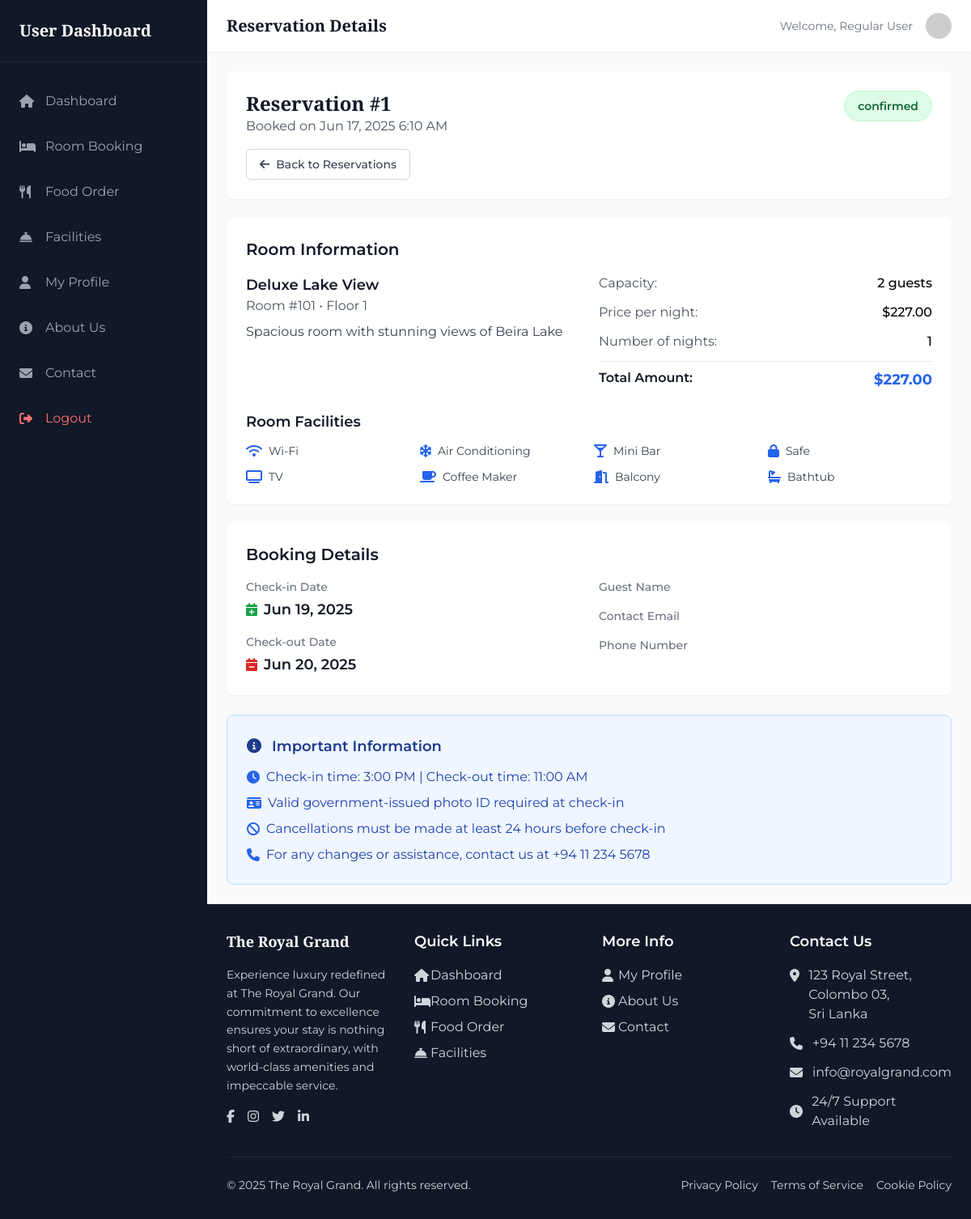
The app's page /user/reservation_details.php?id=1 (signed in) with its own data.
### tables this page shows
CREATE TABLE `reservations` (
  `id` int(11) NOT NULL,
  `room_id` int(11) DEFAULT NULL,
  `user_id` int(11) DEFAULT NULL,
  `check_in_date` date NOT NULL,
  `check_out_date` date NOT NULL,
  `guest_name` varchar(100) NOT NULL,
  `guest_email` varchar(100) NOT NULL,
  `guest_phone` varchar(20) NOT NULL,
  `total_price` decimal(10,2) NOT NULL,
  `status` enum('pending','confirmed','cancelled','completed') DEFAULT 'pending',
  `special_requests` text DEFAULT NULL,
  `created_at` timestamp NOT NULL DEFAULT current_timestamp(),
  `seen_by_admin` tinyint(1) DEFAULT 0
);

CREATE TABLE `rooms` (
  `id` int(11) NOT NULL,
  `room_number` varchar(10) NOT NULL,
  `room_type` varchar(50) NOT NULL,
  `floor_number` int(11) NOT NULL,
  `capacity` int(11) NOT NULL,
  `price_per_night` decimal(10,2) NOT NULL,
  `description` text DEFAULT NULL,
  `status` enum('available','occupied','maintenance') DEFAULT 'available',
  `created_at` timestamp NOT NULL DEFAULT current_timestamp()
);

### user/reservation_details.php (the view, shortened to what this page needs)
<?php
require_once '../config/database.php';
$user_id = $_SESSION['user_id'];
$reservation_id = intval($_GET['id'] ?? 0);
$reservation_query = "SELECT r.*, rm.room_type, rm.room_number, rm.price_per_night, rm.description, rm.floor_number, rm.capacity,
                      GROUP_CONCAT(rf.name SEPARATOR ', ') as facilities,
                      GROUP_CONCAT(rf.icon SEPARATOR ', ') as facility_icons
                      FROM reservations r
                      JOIN rooms rm ON r.room_id = rm.id
                      LEFT JOIN room_facility_mapping rfm ON rm.id = rfm.room_id
                      LEFT JOIN room_facilities rf ON rfm.facility_id = rf.id
                      WHERE r.id = ? AND r.user_id = ?
                      GROUP BY r.id";
$stmt = $conn->prepare($reservation_query);
$stmt->bind_param("ii", $reservation_id, $user_id);
$stmt->execute();
$result = $stmt->get_result();
$reservation = $result->fetch_assoc();
$check_in_date = new DateTime($reservation['check_in_date']);
$check_out_date = new DateTime($reservation['check_out_date']);
$nights = $check_in_date->diff($check_out_date)->days;
$check_in = $check_in_date->format('M j, Y');
$check_out = $check_out_date->format('M j, Y');
$created = date('M j, Y g:i A', strtotime($reservation['created_at']));
$facilities = !empty($reservation['facilities']) ? explode(', ', $reservation['facilities']) : [];
$facility_icons = !empty($reservation['facility_icons']) ? explode(', ', $reservation['facility_icons']) : [];
$status_colors = [
    'pending' => 'bg-yellow-100 text-yellow-800 border-yellow-200',
    'confirmed' => 'bg-green-100 text-green-800 border-green-200',
    'cancelled' => 'bg-red-100 text-red-800 border-red-200',
    'completed' => 'bg-blue-100 text-blue-800 border-blue-200'
];
$status_color = $status_colors[$reservation['status']] ?? 'bg-gray-100 text-gray-800 border-gray-200';
$content = <<<HTML
<div class="max-w-4xl mx-auto">
HTML;
$content .= <<<HTML
    <div class="bg-white rounded-lg shadow-sm p-6 mb-6">
        <div class="flex justify-between items-start mb-4">
            <div>
                <h2 class="text-2xl font-bold text-gray-900 font-playfair">Reservation #{$reservation['id']}</h2>
                <p class="text-gray-600">Booked on {$created}</p>
            </div>
            <span class="inline-flex px-4 py-2 text-sm font-semibold rounded-full border {$status_color}">
                {$reservation['status']}
            </span>
        </div>
        <div class="flex space-x-4">
            <a href="reservations.php" class="inline-flex items-center px-4 py-2 border border-gray-300 rounded-md text-sm font-medium text-gray-700 bg-white hover:bg-gray-50 transition-colors">
                <i class="fas fa-arrow-left mr-2"></i>
                Back to Reservations
            </a>
HTML;
$content .= <<<HTML
        </div>
    </div>
    <div class="bg-white rounded-lg shadow-sm p-6 mb-6">
        <h3 class="text-xl font-semibold text-gray-900 mb-4">Room Information</h3>
        <div class="grid grid-cols-1 md:grid-cols-2 gap-6 mb-6">
            <div>
                <h4 class="text-lg font-semibold text-gray-900">{$reservation['room_type']}</h4>
                <p class="text-gray-600 mb-2">Room #{$reservation['room_number']} • Floor {$reservation['floor_number']}</p>
                <p class="text-gray-700">{$reservation['description']}</p>
            </div>
            <div class="space-y-3">
                <div class="flex justify-between">
                    <span class="text-gray-600">Capacity:</span>
                    <span class="font-medium">{$reservation['capacity']} guests</span>
                </div>
                <div class="flex justify-between">
                    <span class="text-gray-600">Price per night:</span>
                    <span class="font-medium">\${$reservation['price_per_night']}</span>
                </div>
                <div class="flex justify-between">
                    <span class="text-gray-600">Number of nights:</span>
                    <span class="font-medium">{$nights}</span>
                </div>
                <div class="flex justify-between border-t pt-2">
                    <span class="text-gray-900 font-semibold">Total Amount:</span>
                    <span class="text-blue-600 font-bold text-lg">\${$reservation['total_price']}</span>
                </div>
            </div>
        </div>
        <div>
            <h4 class="text-lg font-semibold text-gray-900 mb-3">Room Facilities</h4>
            <div class="grid grid-cols-2 md:grid-cols-4 gap-3">
HTML;
if (!empty($facilities)) {
    for ($i = 0; $i < count($facilities); $i++) {
        $facility = $facilities[$i];
        $icon = isset($facility_icons[$i]) ? $facility_icons[$i] : 'fas fa-check';
        $content .= <<<HTML
                <div class="flex items-center space-x-2 text-gray-700">
                    <i class="{$icon} text-blue-600"></i>
                    <span class="text-sm">{$facility}</span>
                </div>
        HTML;
    }
} else {
    $content .= '<p class="text-gray-500">No facilities information available.</p>';
}
$content .= <<<HTML
            </div>
        </div>
    </div>
    <div class="bg-white rounded-lg shadow-sm p-6 mb-6">
        <h3 class="text-xl font-semibold text-gray-900 mb-4">Booking Details</h3>
        <div class="grid grid-cols-1 md:grid-cols-2 gap-6">
            <div class="space-y-4">
                <div>
                    <label class="block text-sm font-medium text-gray-500 mb-1">Check-in Date</label>
                    <div class="flex items-center space-x-2">
                        <i class="fas fa-calendar-plus text-green-600"></i>
                        <span class="text-lg font-semibold text-gray-900">{$check_in}</span>
                    </div>
                </div>
                <div>
                    <label class="block text-sm font-medium text-gray-500 mb-1">Check-out Date</label>
                    <div class="flex items-center space-x-2">
                        <i class="fas fa-calendar-minus text-red-600"></i>
                        <span class="text-lg font-semibold text-gray-900">{$check_out}</span>
                    </div>
                </div>
            </div>
            <div class="space-y-4">
                <div>
                    <label class="block text-sm font-medium text-gray-500 mb-1">Guest Name</label>
                    <p class="text-gray-900 font-medium">{$reservation['guest_name']}</p>
                </div>
                <div>
                    <label class="block text-sm font-medium text-gray-500 mb-1">Contact Email</label>
                    <p class="text-gray-900">{$reservation['guest_email']}</p>
                </div>
                <div>
                    <label class="block text-sm font-medium text-gray-500 mb-1">Phone Number</label>
                    <p class="text-gray-900">{$reservation['guest_phone']}</p>
                </div>
            </div>
        </div>
HTML;
$content .= <<<HTML
    </div>
    <div class="bg-blue-50 border border-blue-200 rounded-lg p-6">
        <h3 class="text-lg font-semibold text-blue-900 mb-3">
            <i class="fas fa-info-circle mr-2"></i>
            Important Information
        </h3>
        <ul class="space-y-2 text-blue-800">
            <li class="flex items-start">
                <i class="fas fa-clock mt-1 mr-2 text-blue-600"></i>
                <span>Check-in time: 3:00 PM | Check-out time: 11:00 AM</span>
            </li>
            <li class="flex items-start">
                <i class="fas fa-id-card mt-1 mr-2 text-blue-600"></i>
                <span>Valid government-issued photo ID required at check-in</span>
            </li>
            <li class="flex items-start">
                <i class="fas fa-ban mt-1 mr-2 text-blue-600"></i>
                <span>Cancellations must be made at least 24 hours before check-in</span>
            </li>
            <li class="flex items-start">
                <i class="fas fa-phone mt-1 mr-2 text-blue-600"></i>
                <span>For any changes or assistance, contact us at +94 11 234 5678</span>
            </li>
        </ul>
    </div>
</div>
HTML;
include 'layouts/app.php';
?>

### user/layouts/app.php (style rules this page uses)
body { font-family: 'Montserrat', sans-serif; }
.font-playfair { font-family: 'Playfair Display', serif; }

### records on screen
reservations: id "1", created_at "Jun 17, 2025 6:10 AM", status "confirmed", room.room_type "Deluxe Lake View", room.room_number "101", room.floor_number "1", room.description "Spacious room with stunning views of Beira Lake", room.capacity "2", room.price_per_night "227.00", nights "1", total_price "227.00", check_in_date "Jun 19, 2025", check_out_date "Jun 20, 2025"

### other values on screen
$header "Reservation Details"
$_SESSION['user_name'] "Regular User"
$facility "Wi-Fi"
$facility "Air Conditioning"
$facility "Mini Bar"
$facility "Safe"
$facility "TV"
$facility "Coffee Maker"
$facility "Balcony"
$facility "Bathtub"
